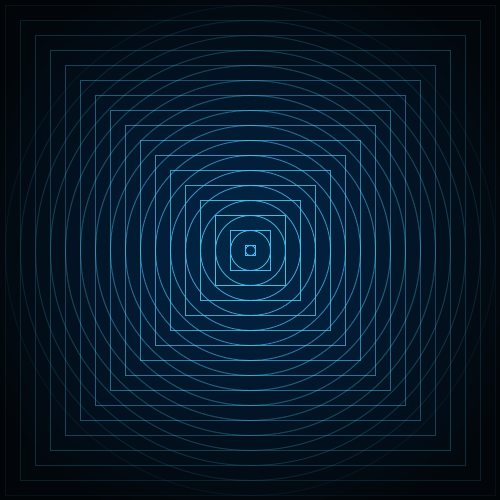
Frame 1 (no input)
Frame 60 (the mouse pressed at the canvas centre just before this capture): identical to frame 1, image omitted
Frame 120 (the mouse held since frame 60 and released just before this capture): identical to frame 1, image omitted

The Processing sketch that drew this single still picture (run headless with seeded random() and noise(); from frame 60 on, the mouse is pressed at the canvas centre):

// Processing sketch: processing_31900
// ── processing_31900.pde

int xPos = 0;
int yPos = 0;
int shapeSize = 10;
int count = 0;
int trans = 255;

void setup(){
  size(500, 500);
  background(2);
 
  smooth();
  fill(0,90,212,2);
  rectMode(CENTER);
  frameRate(10);
}

void draw(){
  
  while (count<20){
     stroke(77,218,255,trans);
    ellipse (250,250,shapeSize,shapeSize);
    rect (250,250,shapeSize,shapeSize);
    
    shapeSize = shapeSize+30;
    trans = trans - 15;
    count++;
  }
  xPos = xPos + 100;
  shapeSize = 10;

  
  if(xPos>500){
    xPos = xPos + 15;
    yPos = yPos + 70;
    xPos = 0;
    
  }
  if(yPos>500){
    xPos=0;
    yPos=0;
  }

}
